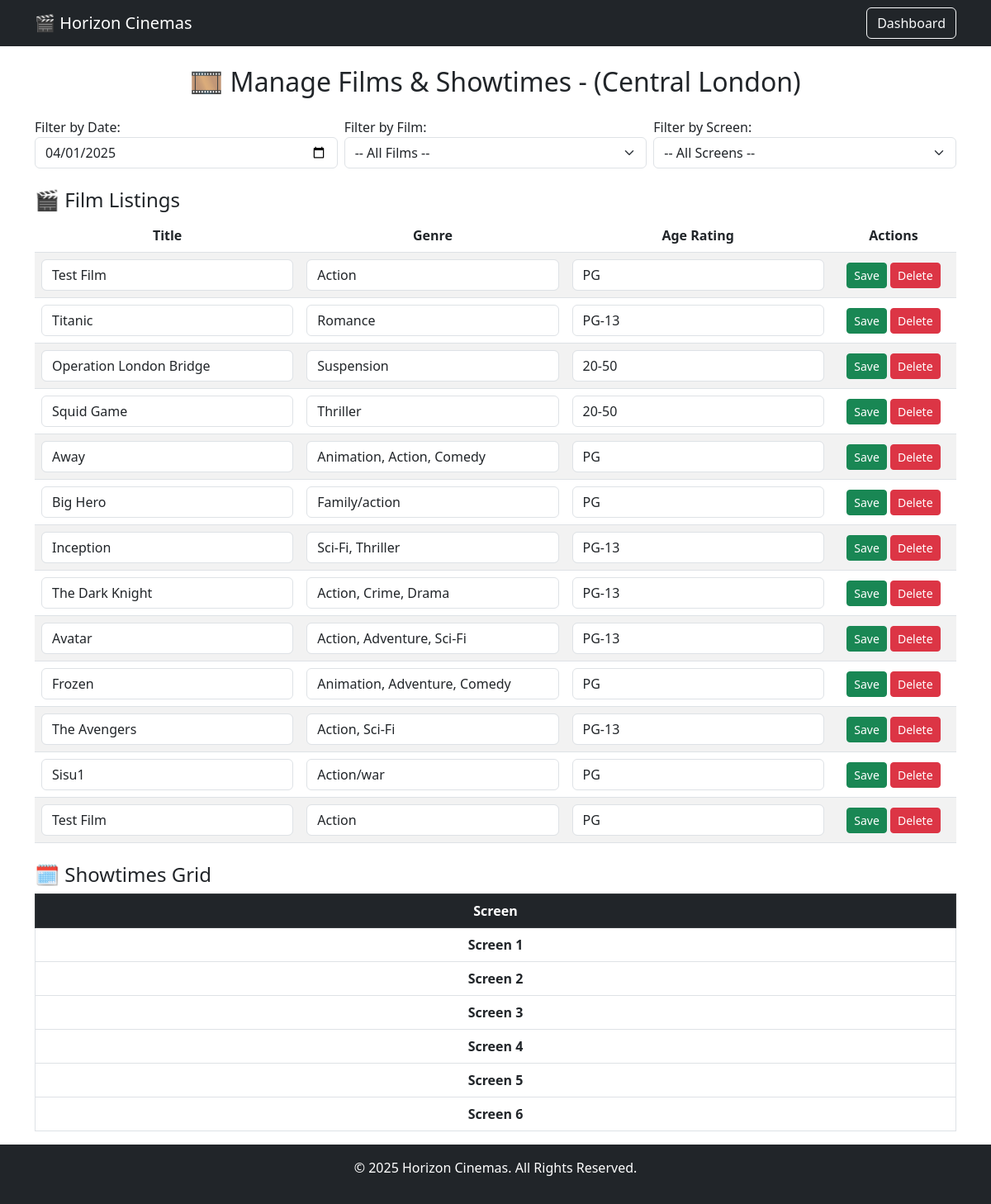
Page /manage_film?cinema_id=1 (signed in) on the committed database.
### tables this page shows
CREATE TABLE cinemas (
            id INTEGER PRIMARY KEY AUTOINCREMENT,
            city TEXT NOT NULL,
            location TEXT NOT NULL,
            num_of_screens INTEGER NOT NULL
        );

CREATE TABLE films (
            id INTEGER PRIMARY KEY AUTOINCREMENT,
            title TEXT NOT NULL,
            genre TEXT NOT NULL,
            age_rating TEXT NOT NULL,
            description TEXT,
            actors TEXT
        );

### blueprints/admin_routes.py (the view)
@admin_routes.route('/manage_film', methods=['GET'])
@jwt_required()
def manage_film():
    user_id = get_jwt_identity()
    selected_cinema = request.args.get("cinema_id", type=int)
    selected_screen = request.args.get("screen_number", type=int)
    selected_date = request.args.get("date", datetime.now().strftime('%Y-%m-%d'))
    with get_db_connection() as conn:
        cursor = conn.cursor()
        cursor.execute("SELECT id, city, location FROM cinemas")
        cinemas = cursor.fetchall()
        cursor.execute("SELECT * FROM films")
        films = cursor.fetchall()
        selected_cinema_info, screens, showtime_map = None, [], {}
        if selected_cinema:
            cursor.execute("SELECT city, location FROM cinemas WHERE id = ?", (selected_cinema,))
            selected_cinema_info = cursor.fetchone()
            cursor.execute("SELECT screen_number FROM screens WHERE cinema_id = ?", (selected_cinema,))
            screens = [row["screen_number"] for row in cursor.fetchall()]
            cursor.execute("""
                SELECT s.id AS showtime_id, s.screen_number, s.show_time, s.price,
                       f.title, f.id AS film_id
                FROM showtimes s
                JOIN films f ON f.id = s.film_id
                WHERE s.cinema_id = ? AND DATE(s.show_time) = ?
            """, (selected_cinema, selected_date))
            for row in cursor.fetchall():
                key = (row["screen_number"], row["show_time"][11:16])
                showtime_map[key] = {
                    "title": row["title"],
                    "showtime_id": row["showtime_id"],
                    "price": row["price"],
                    "film_id": row["film_id"]
                }
    return render_template("manage_film.html",
                           user_id=user_id,
                           cinemas=cinemas,
                           films=films,
                           screens=screens,
                           selected_cinema=selected_cinema,
                           selected_cinema_info=selected_cinema_info,
                           selected_date=selected_date,
                           selected_screen=selected_screen,
                           showtime_map=showtime_map)

### database/database_setup.py (called while the page is built)
def get_db_connection():
    print("✅ get_db_connection() called")
    print("📍 USING DB: /Users/foyezahammed/Desktop/SDGP-1/database/horizon_cinemas.db")
    conn = sqlite3.connect("/Users/foyezahammed/Desktop/SDGP-1/database/horizon_cinemas.db")
    conn.row_factory = sqlite3.Row
    return conn

### templates/manage_film.html (shortened to what this page needs)
<!DOCTYPE html>
<html lang="en">
<head>
  <link rel="stylesheet" href="{{ url_for('static', filename='style.css') }}">
  <link rel="stylesheet" href="https://cdn.jsdelivr.net/npm/bootstrap@5.3.0/dist/css/bootstrap.min.css">
</head>
<body>
<nav class="navbar navbar-dark bg-dark">
  <div class="container">
    <a class="navbar-brand" href="/">🎬 Horizon Cinemas</a>
    <a href="/admin_dashboard" class="btn btn-outline-light">Dashboard</a>
  </div>
</nav>
<main class="container mt-4">
  <h2 class="text-center mb-4">🎞️ Manage Films & Showtimes - ({{ selected_cinema_info.location }})</h2>
  <form class="row g-2 mb-4" method="GET">
    <div class="col-md-4">
      <label>Filter by Date:</label>
      <input type="date" class="form-control" name="date" value="{{ selected_date }}" onchange="this.form.submit()">
    </div>
    <div class="col-md-4">
      <label>Filter by Film:</label>
      <select class="form-select" name="film_id" onchange="this.form.submit()">
        <option value="">-- All Films --</option>
      </select>
    </div>
    <div class="col-md-4">
      <label>Filter by Screen:</label>
      <select class="form-select" name="screen_number" onchange="this.form.submit()">
        <option value="">-- All Screens --</option>
      </select>
    </div>
  </form>
  <h4>🎬 Film Listings</h4>
  <table class="table table-striped table-hover mb-4">
    <thead>
      <tr>
        <th>Title</th><th>Genre</th><th>Age Rating</th><th>Actions</th>
      </tr>
    </thead>
    <tbody>
      {% for film in films %}
        <tr>
          <form action="{{ url_for('admin.update_film', film_id=film.id) }}" method="POST">
            <td><input name="title" value="{{ film.title }}" class="form-control"></td>
            <td><input name="genre" value="{{ film.genre }}" class="form-control"></td>
            <td><input name="age_rating" value="{{ film.age_rating }}" class="form-control"></td>
            <td>
              <button class="btn btn-sm btn-success">Save</button>
              <a href="{{ url_for('admin.delete_film', film_id=film.id) }}" class="btn btn-sm btn-danger">Delete</a>
            </td>
          </form>
        </tr>
      {% endfor %}
    </tbody>
  </table>
  <h4>🗓️ Showtimes Grid</h4>
  <table class="table table-bordered">
    <thead class="table-dark">
      <tr>
        <th>Screen</th>
      </tr>
    </thead>
    <tbody>
      {% for screen in screens %}
      <tr>
        <td><strong>Screen {{ screen }}</strong></td>
      </tr>
      {% endfor %}
    </tbody>
  </table>
</main>
<footer class="text-center bg-dark text-white py-3 mt-auto">
  <p>© 2025 Horizon Cinemas. All Rights Reserved.</p>
</footer>
</body>
</html>

### static/style.css (style rules this page uses)
body { font-family: Arial, sans-serif; background-color: #f5f5f5; margin: 0; padding: 0; }

### templates/manage_film.html (style rules this page uses)
body { display: flex; flex-direction: column; min-height: 100vh; }
main { flex: 1; }
td, th { text-align: center; vertical-align: middle; }

### rows in the picture
cinemas: location "Central London"
films: title "Test Film", genre "Action", age_rating "PG"
films: title "Titanic", genre "Romance", age_rating "PG-13"
films: title "Operation London Bridge", genre "Suspension", age_rating "20-50"
films: title "Squid Game", genre "Thriller", age_rating "20-50"
films: title "Away", genre "Animation, Action, Comedy", age_rating "PG"
films: title "Big Hero", genre "Family/action", age_rating "PG"
films: title "Inception", genre "Sci-Fi, Thriller", age_rating "PG-13"
films: title "The Dark Knight", genre "Action, Crime, Drama", age_rating "PG-13"
films: title "Avatar", genre "Action, Adventure, Sci-Fi", age_rating "PG-13"
films: title "Frozen", genre "Animation, Adventure, Comedy", age_rating "PG"
films: title "The Avengers", genre "Action, Sci-Fi", age_rating "PG-13"
films: title "Sisu1", genre "Action/war", age_rating "PG"
films: title "Test Film", genre "Action", age_rating "PG"

### other values in the picture
{{ screen }} "1" "2" "3" "4" "5" "6"
